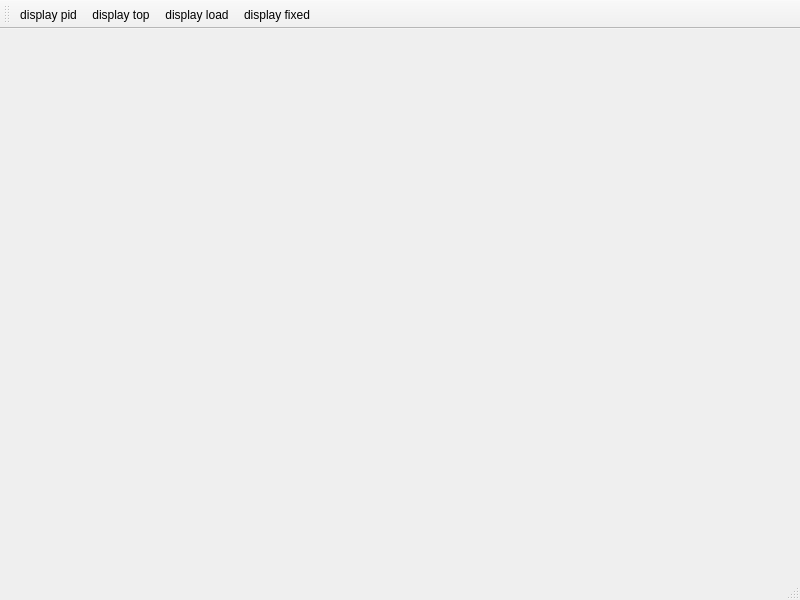
<ui version="4.0" >
 <class>MainWindow</class>
 <widget class="QMainWindow" name="MainWindow" >
  <property name="geometry" >
   <rect>
    <x>0</x>
    <y>0</y>
    <width>800</width>
    <height>600</height>
   </rect>
  </property>
  <property name="windowTitle" >
   <string>MainWindow</string>
  </property>
  <widget class="QWidget" name="centralwidget" />
  <widget class="QMenuBar" name="menubar" >
   <property name="geometry" >
    <rect>
     <x>0</x>
     <y>0</y>
     <width>800</width>
     <height>26</height>
    </rect>
   </property>
  </widget>
  <widget class="QStatusBar" name="statusbar" />
  <widget class="QToolBar" name="toolBar" >
   <property name="windowTitle" >
    <string>elmview</string>
   </property>
   <attribute name="toolBarArea" >
    <enum>TopToolBarArea</enum>
   </attribute>
   <attribute name="toolBarBreak" >
    <bool>false</bool>
   </attribute>
   <addaction name="actionDisplay_pid" />
   <addaction name="actionDisplay_top" />
   <addaction name="actionDisplay_load" />
   <addaction name="actionDisplay_fixed" />
  </widget>
  <action name="actionDisplay_pid" >
   <property name="checkable" >
    <bool>true</bool>
   </property>
   <property name="icon" >
    <iconset resource="simu.qrc" >:/icons/icons/display_pid.png</iconset>
   </property>
   <property name="text" >
    <string>display pid</string>
   </property>
  </action>
  <action name="actionDisplay_top" >
   <property name="checkable" >
    <bool>true</bool>
   </property>
   <property name="icon" >
    <iconset resource="simu.qrc" >:/icons/icons/display_top.png</iconset>
   </property>
   <property name="text" >
    <string>display top</string>
   </property>
  </action>
  <action name="actionDisplay_load" >
   <property name="checkable" >
    <bool>true</bool>
   </property>
   <property name="icon" >
    <iconset resource="simu.qrc" >:/icons/icons/display_load.png</iconset>
   </property>
   <property name="text" >
    <string>display load</string>
   </property>
  </action>
  <action name="actionDisplay_fixed" >
   <property name="checkable" >
    <bool>true</bool>
   </property>
   <property name="icon" >
    <iconset resource="simu.qrc" >:/icons/icons/display_fixed.png</iconset>
   </property>
   <property name="text" >
    <string>display fixed</string>
   </property>
  </action>
 </widget>
 <resources>
  <include location="simu.qrc" />
 </resources>
 <connections/>
</ui>
